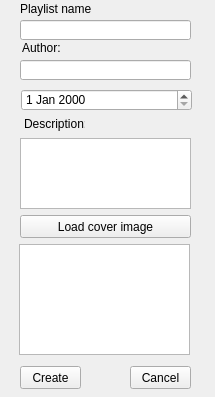
<?xml version="1.0" encoding="UTF-8"?>
<ui version="4.0">
 <class>Form</class>
 <widget class="QWidget" name="Form">
  <property name="geometry">
   <rect>
    <x>0</x>
    <y>0</y>
    <width>215</width>
    <height>397</height>
   </rect>
  </property>
  <property name="windowTitle">
   <string>Form</string>
  </property>
  <widget class="QPushButton" name="pushButton">
   <property name="geometry">
    <rect>
     <x>20</x>
     <y>366</y>
     <width>61</width>
     <height>23</height>
    </rect>
   </property>
   <property name="text">
    <string>Create</string>
   </property>
  </widget>
  <widget class="QPushButton" name="pushButton_2">
   <property name="geometry">
    <rect>
     <x>130</x>
     <y>366</y>
     <width>61</width>
     <height>23</height>
    </rect>
   </property>
   <property name="text">
    <string>Cancel</string>
   </property>
  </widget>
  <widget class="QLineEdit" name="lineEdit">
   <property name="geometry">
    <rect>
     <x>20</x>
     <y>20</y>
     <width>171</width>
     <height>20</height>
    </rect>
   </property>
  </widget>
  <widget class="QLineEdit" name="lineEdit_2">
   <property name="geometry">
    <rect>
     <x>20</x>
     <y>60</y>
     <width>171</width>
     <height>20</height>
    </rect>
   </property>
  </widget>
  <widget class="QGraphicsView" name="graphicsView">
   <property name="geometry">
    <rect>
     <x>19</x>
     <y>244</y>
     <width>171</width>
     <height>111</height>
    </rect>
   </property>
  </widget>
  <widget class="QDateEdit" name="dateEdit">
   <property name="geometry">
    <rect>
     <x>21</x>
     <y>89</y>
     <width>171</width>
     <height>22</height>
    </rect>
   </property>
  </widget>
  <widget class="QTextBrowser" name="textBrowser">
   <property name="geometry">
    <rect>
     <x>20</x>
     <y>138</y>
     <width>171</width>
     <height>71</height>
    </rect>
   </property>
  </widget>
  <widget class="QPushButton" name="pushButton_3">
   <property name="geometry">
    <rect>
     <x>20</x>
     <y>215</y>
     <width>171</width>
     <height>23</height>
    </rect>
   </property>
   <property name="text">
    <string>Load cover image</string>
   </property>
  </widget>
  <widget class="QLabel" name="label">
   <property name="geometry">
    <rect>
     <x>24</x>
     <y>116</y>
     <width>61</width>
     <height>16</height>
    </rect>
   </property>
   <property name="text">
    <string>Description:</string>
   </property>
  </widget>
  <widget class="QLabel" name="label_2">
   <property name="geometry">
    <rect>
     <x>22</x>
     <y>40</y>
     <width>61</width>
     <height>16</height>
    </rect>
   </property>
   <property name="text">
    <string>Author:</string>
   </property>
  </widget>
  <widget class="QLabel" name="label_3">
   <property name="geometry">
    <rect>
     <x>20</x>
     <y>1</y>
     <width>71</width>
     <height>16</height>
    </rect>
   </property>
   <property name="text">
    <string>Playlist name:</string>
   </property>
  </widget>
 </widget>
 <resources/>
 <connections/>
</ui>
